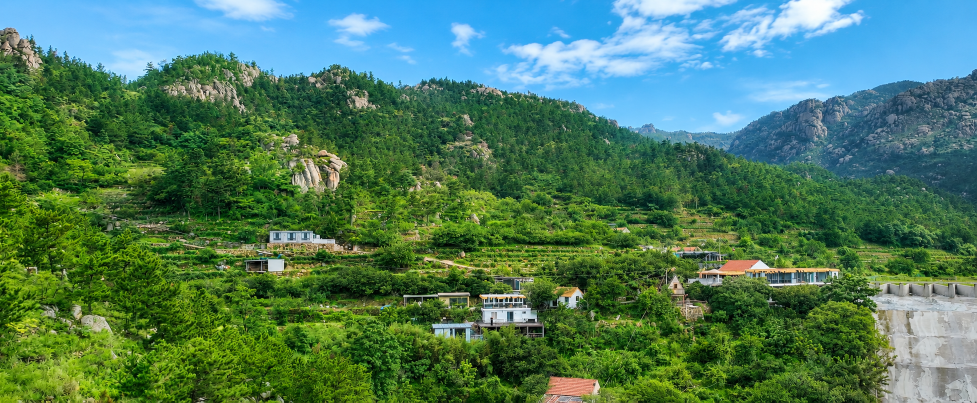
#> input picture 部分图片/山居介绍.png, 1953 x 805 px, found by its file name (shown at 1/2 size)
$ python make_tea_box_lineart_v3_photo_trace.py
#> lines starting #> are read from the running program, lines starting #| are printed output that depends on the picture; after the words box and inside, x2 and y2 are one past the last pixel; in counts of white or black regions, pixels touching at a corner belong together
from __future__ import annotations

import math
from pathlib import Path

import cv2
import numpy as np
from PIL import Image, ImageDraw


ROOT = Path(r"E:\AI编程\停云小程序")
SRC = ROOT / "部分图片" / "山居介绍.png"
OUT = ROOT / "输出_茶盒线稿"

DEEP_GREEN = "#0D3B1D"
GOLD = "#B88A45"
LIGHT_GOLD = "#D0A05A"


def sky_mask(rgb: np.ndarray) -> np.ndarray:
    hsv = cv2.cvtColor(rgb, cv2.COLOR_RGB2HSV)
    s, v = hsv[..., 1], hsv[..., 2]
    r = rgb[..., 0].astype(np.int16)
    g = rgb[..., 1].astype(np.int16)
    b = rgb[..., 2].astype(np.int16)
    yy = np.indices(s.shape)[0]
    sky = ((yy < 430) & (b > g + 5) & (b > r + 15) & (s > 25) & (v > 92)) | (
        (yy < 330) & (v > 176) & (s < 65)
    )
    sky = sky.astype(np.uint8) * 255
    return cv2.morphologyEx(sky, cv2.MORPH_CLOSE, np.ones((9, 9), np.uint8))


def edge_map(rgb: np.ndarray, mode: str) -> np.ndarray:
    gray = cv2.cvtColor(rgb, cv2.COLOR_RGB2GRAY)
    land = cv2.bitwise_not(sky_mask(rgb))
    land[:35, :] = 0
    if mode == "detail":
        src = cv2.GaussianBlur(gray, (5, 5), 0)
        edges = cv2.Canny(src, 28, 82, L2gradient=True)
    else:
        src = cv2.bilateralFilter(gray, 7, 45, 45)
        edges = cv2.Canny(src, 36, 112, L2gradient=True)
    edges = cv2.bitwise_and(edges, land)
    edges = cv2.bitwise_and(edges, cv2.bitwise_not(architecture_content_mask(rgb)))
    edges = cv2.morphologyEx(edges, cv2.MORPH_CLOSE, np.ones((2, 2), np.uint8))
    return edges


def architecture_mask(shape: tuple[int, int]) -> np.ndarray:
    h, w = shape
    mask = np.zeros((h, w), dtype=np.uint8)
    for x1, y1, x2, y2 in [
        (470, 405, 760, 585),
        (760, 535, 1165, 735),
        (1140, 430, 1715, 650),
        (1010, 690, 1325, 804),
    ]:
        mask[y1:y2, x1:x2] = 255
    return mask


def architecture_content_mask(rgb: np.ndarray) -> np.ndarray:
    hsv = cv2.cvtColor(rgb, cv2.COLOR_RGB2HSV)
    hue, sat, val = hsv[..., 0], hsv[..., 1], hsv[..., 2]
    region = architecture_mask(hue.shape)
    walls = ((region > 0) & (sat < 88) & (val > 108)).astype(np.uint8) * 255
    roofs = ((region > 0) & (((hue < 18) | (hue > 168)) & (sat > 48) & (val > 70))).astype(np.uint8) * 255
    content = cv2.bitwise_or(walls, roofs)
    content = cv2.morphologyEx(content, cv2.MORPH_OPEN, np.ones((2, 2), np.uint8))
    content = cv2.dilate(content, np.ones((9, 9), np.uint8), iterations=1)
    return content


def contour_line_paths(edges: np.ndarray, min_len: float, epsilon: float, limit: int) -> list[str]:
    contours, _ = cv2.findContours(edges, cv2.RETR_LIST, cv2.CHAIN_APPROX_NONE)
    items: list[tuple[float, str]] = []
    for c in contours:
        length = cv2.arcLength(c, False)
        if length < min_len:
            continue
        x, y, w, h = cv2.boundingRect(c)
        if w <= 2 and h <= 2:
            continue
        approx = cv2.approxPolyDP(c, epsilon, False)
        pts = approx.reshape(-1, 2)
        if len(pts) < 2:
            continue
        d = [f"M {pts[0, 0]:.1f} {pts[0, 1]:.1f}"]
        d.extend(f"L {x:.1f} {y:.1f}" for x, y in pts[1:])
        items.append((length, " ".join(d)))
    items.sort(reverse=True, key=lambda item: item[0])
    return [d for _, d in items[:limit]]


def protected_architecture_paths(rgb: np.ndarray) -> list[str]:
    gray = cv2.cvtColor(rgb, cv2.COLOR_RGB2GRAY)
    mask = architecture_mask(gray.shape)
    hsv = cv2.cvtColor(rgb, cv2.COLOR_RGB2HSV)
    hue, sat, val = hsv[..., 0], hsv[..., 1], hsv[..., 2]
    walls = ((mask > 0) & (sat < 88) & (val > 108)).astype(np.uint8) * 255
    walls = cv2.morphologyEx(walls, cv2.MORPH_OPEN, np.ones((2, 2), np.uint8))
    walls = cv2.morphologyEx(walls, cv2.MORPH_CLOSE, np.ones((4, 4), np.uint8))
    contours, _ = cv2.findContours(walls, cv2.RETR_EXTERNAL, cv2.CHAIN_APPROX_NONE)
    wall_paths = []
    for c in contours:
        if cv2.contourArea(c) < 20 or cv2.arcLength(c, True) < 18:
            continue
        approx = cv2.approxPolyDP(c, 0.9, True)
        pts = approx.reshape(-1, 2)
        if len(pts) < 3:
            continue
        d = [f"M {pts[0, 0]:.1f} {pts[0, 1]:.1f}"]
        d.extend(f"L {x:.1f} {y:.1f}" for x, y in pts[1:])
        d.append("Z")
        wall_paths.append(" ".join(d))

    roofs = ((mask > 0) & (((hue < 18) | (hue > 168)) & (sat > 48) & (val > 70))).astype(np.uint8) * 255
    content = cv2.bitwise_or(walls, roofs)
    content = cv2.dilate(content, np.ones((11, 11), np.uint8), iterations=1)

    edges = cv2.Canny(cv2.GaussianBlur(gray, (3, 3), 0), 42, 115, L2gradient=True)
    edges = cv2.bitwise_and(edges, content)
    lines = cv2.HoughLinesP(edges, 1, np.pi / 180, threshold=32, minLineLength=18, maxLineGap=4)
    if lines is None:
        return []
    paths = wall_paths[:260]
    seen = set()
    for raw in lines[:, 0, :]:
        x1, y1, x2, y2 = map(int, raw)
        dx, dy = x2 - x1, y2 - y1
        length = math.hypot(dx, dy)
        if length < 18:
            continue
        angle = abs(math.degrees(math.atan2(dy, dx)))
        angle = min(angle, 180 - angle)
        # Protect walls, windows, roof eaves. Avoid most long diagonal wires.
        if not (angle < 7 or abs(angle - 90) < 8):
            continue
        key = (round(min(x1, x2) / 4), round(max(x1, x2) / 4), round((y1 + y2) / 6), round(angle / 5))
        if key in seen:
            continue
        seen.add(key)
        paths.append(f"M {x1:.1f} {y1:.1f} L {x2:.1f} {y2:.1f}")
    return paths[:780]


def red_roof_paths(rgb: np.ndarray) -> list[str]:
    hsv = cv2.cvtColor(rgb, cv2.COLOR_RGB2HSV)
    hue, sat, val = hsv[..., 0], hsv[..., 1], hsv[..., 2]
    h, w = hue.shape
    mask = np.zeros((h, w), dtype=np.uint8)
    for x1, y1, x2, y2 in [
        (1140, 430, 1715, 650),
        (1010, 690, 1325, 804),
        (760, 535, 1165, 735),
    ]:
        mask[y1:y2, x1:x2] = 255
    roof = ((mask > 0) & (((hue < 18) | (hue > 168)) & (sat > 48) & (val > 70))).astype(np.uint8) * 255
    roof = cv2.morphologyEx(roof, cv2.MORPH_CLOSE, np.ones((5, 5), np.uint8))
    contours, _ = cv2.findContours(roof, cv2.RETR_EXTERNAL, cv2.CHAIN_APPROX_NONE)
    paths = []
    for c in contours:
        if cv2.contourArea(c) < 18 or cv2.arcLength(c, True) < 18:
            continue
        approx = cv2.approxPolyDP(c, 1.1, True)
        pts = approx.reshape(-1, 2)
        if len(pts) < 3:
            continue
        d = [f"M {pts[0, 0]:.1f} {pts[0, 1]:.1f}"]
        d.extend(f"L {x:.1f} {y:.1f}" for x, y in pts[1:])
        d.append("Z")
        paths.append(" ".join(d))
    return paths[:120]


def write_svg(path: Path, width: int, height: int, line_paths: list[str], arch_paths: list[str], roof_paths: list[str], quiet: bool):
    line_opacity = ".34" if quiet else ".46"
    arch_opacity = ".64" if quiet else ".72"
    with path.open("w", encoding="utf-8", newline="\n") as f:
        f.write(f'<svg xmlns="http://www.w3.org/2000/svg" width="{width}" height="{height}" viewBox="0 0 {width} {height}">\n')
        f.write("  <title>停云山居茶盒照片线稿</title>\n")
        f.write("  <desc>Photo-traced restrained line art for tea box packaging. Architecture is separated and protected with straight strokes.</desc>\n")
        f.write("  <style>\n")
        f.write("    svg { background: transparent; }\n")
        f.write(f"    .photo_linework {{ fill: none; stroke: {GOLD}; stroke-width: .58; stroke-linecap: round; stroke-linejoin: round; opacity: {line_opacity}; }}\n")
        f.write(f"    .architecture_protected {{ fill: none; stroke: {LIGHT_GOLD}; stroke-width: .82; stroke-linecap: round; stroke-linejoin: round; opacity: {arch_opacity}; }}\n")
        f.write(f"    .red_roof_forms {{ fill: none; stroke: {LIGHT_GOLD}; stroke-width: .76; stroke-linecap: round; stroke-linejoin: round; opacity: {arch_opacity}; }}\n")
        f.write("  </style>\n")
        f.write('  <g id="photo_linework" class="photo_linework">\n')
        for d in line_paths:
            f.write(f'    <path d="{d}" />\n')
        f.write("  </g>\n")
        f.write('  <g id="architecture_protected" class="architecture_protected">\n')
        for d in arch_paths:
            f.write(f'    <path d="{d}" />\n')
        f.write("  </g>\n")
        f.write('  <g id="red_roof_forms" class="red_roof_forms">\n')
        for d in roof_paths:
            f.write(f'    <path d="{d}" />\n')
        f.write("  </g>\n")
        f.write("</svg>\n")


def draw_preview(path: Path, width: int, height: int, line_paths: list[str], arch_paths: list[str], roof_paths: list[str], quiet: bool):
    img = Image.new("RGB", (width, height), DEEP_GREEN)
    draw = ImageDraw.Draw(img, "RGBA")
    line_alpha = 84 if quiet else 116
    for paths, rgba, stroke_w in [
        (line_paths, (184, 138, 69, line_alpha), 1),
        (arch_paths, (208, 160, 90, 165 if not quiet else 140), 1),
        (roof_paths, (208, 160, 90, 155 if not quiet else 132), 1),
    ]:
        for d in paths:
            vals = d.replace("M", "").replace("L", "").replace("Z", "").split()
            pts = [(float(vals[i]), float(vals[i + 1])) for i in range(0, len(vals), 2)]
            if len(pts) > 1:
                draw.line(pts, fill=rgba, width=stroke_w, joint="curve")
                if d.endswith("Z"):
                    draw.line([pts[-1], pts[0]], fill=rgba, width=stroke_w)
    img.save(path)


def main():
    OUT.mkdir(parents=True, exist_ok=True)
    rgb = np.array(Image.open(SRC).convert("RGB"))
#> rgb is the input picture: shape (805, 1953, 3); mean R, G, B 78.2, 123.3, 94.3
    height, width = rgb.shape[:2]
    arch = protected_architecture_paths(rgb)
#> in protected_architecture_paths, `walls = cv2.morphologyEx(walls, cv2.MORPH_CLOSE, np.ones((4, 4), np.ui..`:
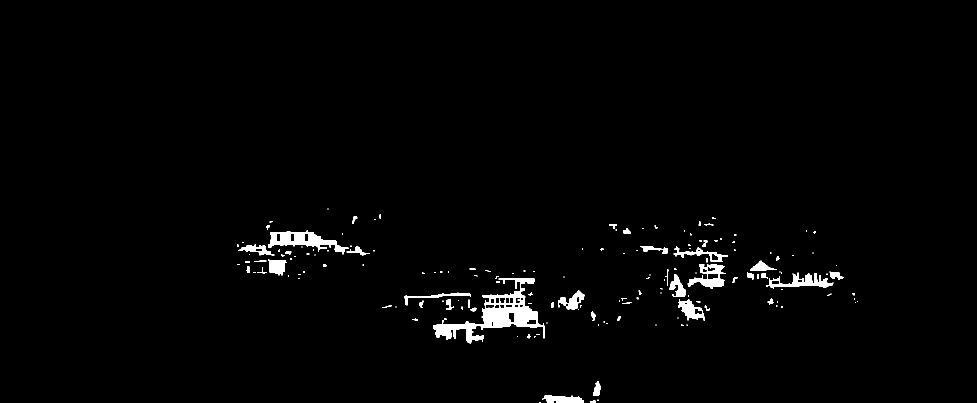
#> walls: shape (805, 1953) (shown at 1/2 size); 1.6% white; 160 white regions (101 under 20 px)
#> in protected_architecture_paths, `contours, _ = cv2.findContours(walls, cv2.RETR_EXTERNAL, cv2.CHAIN_APP..`: contours = 160 contours, 116 with area under 20; largest, box (x1, y1, x2, y2) and area: (866, 556, 1089, 687) 8308, (536, 461, 697, 509) 3076, (1375, 528, 1451, 577) 1841, (1532, 545, 1667, 577) 1539, (1356, 599, 1410, 641) 1124
#> the loop in protected_architecture_paths, `for c in contours:` made 160 passes
#> c on passes 1, 7, 12: [[1079, 804], [1080, 804]], [[1034, 672], [1034, 673], [1035, 673], [1035, 672]], [[1311, 649], [1311, 650], [1312, 650], [1312, 649]]
#> after the loop in protected_architecture_paths, `for c in contours:`: wall_paths = 44 items
#> in protected_architecture_paths, `lines = cv2.HoughLinesP(edges, 1, np.pi / 180, threshold=32, minLineLe..`: lines = 343 rows, first 6: [489, 520, 509, 520], [820, 590, 857, 590], [1393, 567, 1411, 566], [833, 604, 851, 602], [1372, 564, 1402, 566], [1365, 505, 1421, 505]
#> in protected_architecture_paths, `paths = wall_paths[:260]`: paths = 44 items
#> the loop in protected_architecture_paths, `for raw in lines[:, 0, :]:` made 343 passes
#> (x1, y1, x2, y2, dx, dy, length, angle) on passes 1 to 3: (489, 520, 509, 520, 20, 0, 20, 0), (820, 590, 857, 590, 37, 0, 37, 0), (1393, 567, 1411, 566, 18, -1, 18.03, 3.18)
#> after the loop in protected_architecture_paths, `for raw in lines[:, 0, :]:`: paths = 287 items; seen = 243 items
#> arch = 287 items
    roofs = red_roof_paths(rgb)
#> in red_roof_paths, `contours, _ = cv2.findContours(roof, cv2.RETR_EXTERNAL, cv2.CHAIN_APPR..`: contours = 52 contours, 39 with area under 20; largest, box (x1, y1, x2, y2) and area: (1090, 752, 1195, 805) 3368, (1397, 519, 1635, 557) 2328, (1341, 565, 1391, 628) 639, (1368, 494, 1391, 503) 146, (975, 592, 1049, 597) 92
#> the loop in red_roof_paths, `for c in contours:` made 52 passes
#> c on passes 5, 6, 7, 10, 11, 12, 13, 14: [[953, 664]], [[1083, 651]], [[1073, 651], [1074, 651], [1075, 651], [1074, 651]], [[930, 643]], [[1390, 638]], [[1391, 635]], [[983, 635], [984, 635], [985, 636], [984, 635]], [[1379, 629]]
#> after the loop in red_roof_paths, `for c in contours:`: paths = 13 items
#> roofs = 13 items

    quiet_edges = edge_map(rgb, "quiet")
#> in sky_mask, `g = rgb[..., 1].astype(np.int16)`:
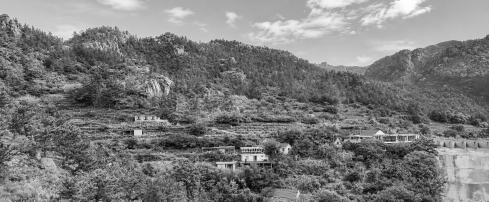
#> g: shape (805, 1953) int16 (shown at 1/4 size); min 0, max 255, mean 123.3
#> in sky_mask, `b = rgb[..., 2].astype(np.int16)`:
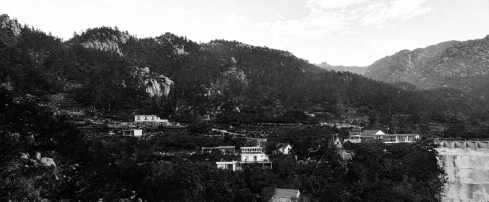
#> b: shape (805, 1953) int16 (shown at 1/4 size); min 0, max 255, mean 94.3
#> in edge_map, `edges = cv2.morphologyEx(edges, cv2.MORPH_CLOSE, np.ones((2, 2), np.ui..`:
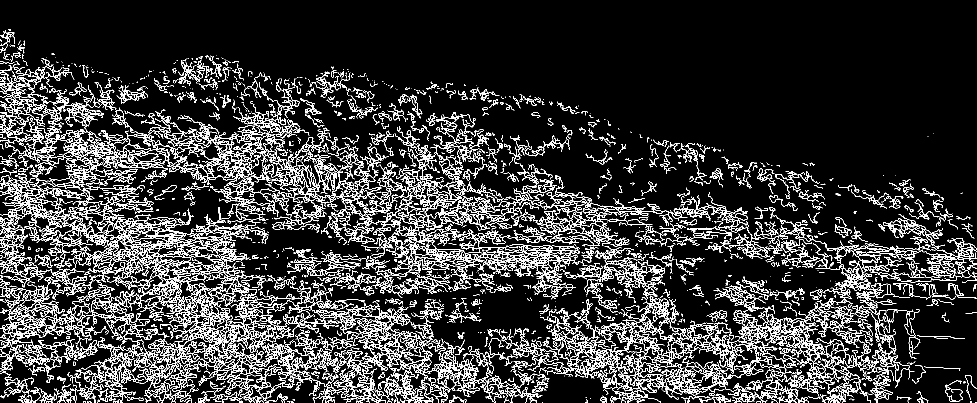
#> edges: shape (805, 1953) (shown at 1/2 size); 15.1% white in thin lines or dots
    quiet_paths = contour_line_paths(quiet_edges, min_len=7, epsilon=0.65, limit=9500)
#> in contour_line_paths, `contours, _ = cv2.findContours(edges, cv2.RETR_LIST, cv2.CHAIN_APPROX_..`: contours = 6431 contours, 3416 with area under 20; largest, box (x1, y1, x2, y2) and area: (0, 116, 1578, 805) 407162, (1080, 415, 1953, 805) 106579, (160, 296, 490, 469) 28277, (1575, 571, 1790, 735) 11425, (461, 644, 750, 782) 10795
#> the loop in contour_line_paths, `for c in contours:` made 6431 passes
#> (length, x, y, w, h) on passes 4, 6, 7: (13.24, 177, 803, 7, 2), (8.66, 1842, 801, 4, 4), (10.66, 1542, 802, 5, 3)
    write_svg(OUT / "停云山居_茶盒线稿_v3_照片描摹推荐版.svg", width, height, quiet_paths, arch, roofs, quiet=True)
#> the loop in write_svg, `for d in arch_paths:` made 287 passes
#> d on passes 45 to 47: 'M 489.0 520.0 L 509.0 520.0', 'M 820.0 590.0 L 857.0 590.0', 'M 1393.0 567.0 L 1411.0 566.0'
#> the loop in write_svg, `for d in roof_paths:` made 13 passes
    draw_preview(OUT / "停云山居_茶盒线稿_v3_照片描摹推荐版_深绿预览.png", width, height, quiet_paths, arch, roofs, quiet=True)
#> in draw_preview, `img = Image.new("RGB", (width, height), DEEP_GREEN)`:
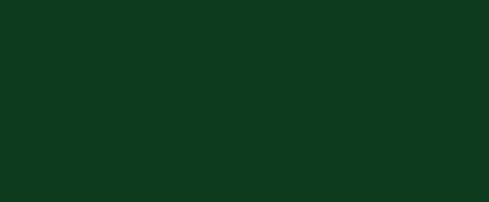
#> img: PIL image 1953x805 RGB (shown at 1/4 size); mean R, G, B 13, 59, 29
#> the loop in draw_preview, `for paths, rgba, stroke_w in [ (line_paths, (184, 138, 69, line_alpha)..` made 3 passes
#> rgba on passes 1 to 3: (184, 138, 69, 84), (208, 160, 90, 140), (208, 160, 90, 132)

    detail_edges = edge_map(rgb, "detail")
#> call 2 of edge_map, with mode = 'detail'
#> in edge_map (call 2), `edges = cv2.morphologyEx(edges, cv2.MORPH_CLOSE, np.ones((2, 2), np.ui..`:
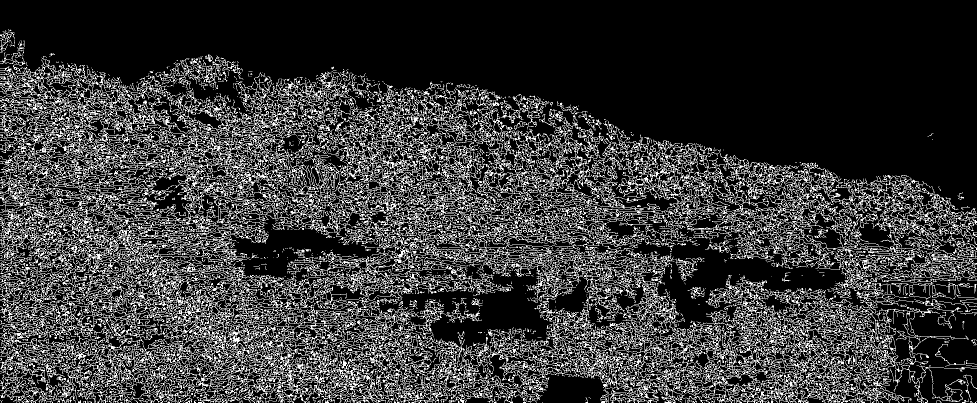
#> edges: shape (805, 1953) (shown at 1/2 size); 22.1% white in thin lines or dots
    detail_paths = contour_line_paths(detail_edges, min_len=6, epsilon=0.55, limit=14000)
#> the loop in contour_line_paths (call 2), `for c in contours:` made 12996 passes
#> c on passes 1 to 3: [[1562, 804]], [[1409, 804]], [[1085, 804]]
    write_svg(OUT / "停云山居_茶盒线稿_v3_照片描摹细节版.svg", width, height, detail_paths, arch, roofs, quiet=False)
#> the loop in write_svg (call 2), `for d in arch_paths:` made 287 passes
#> the loop in write_svg (call 2), `for d in roof_paths:` made 13 passes
    draw_preview(OUT / "停云山居_茶盒线稿_v3_照片描摹细节版_深绿预览.png", width, height, detail_paths, arch, roofs, quiet=False)
#> call 2 of draw_preview, with width = 1953, height = 805, quiet = False
#> the loop in draw_preview (call 2), `for paths, rgba, stroke_w in [ (line_paths, (184, 138, 69, line_alpha)..` made 3 passes
#> rgba on passes 1 to 3: (184, 138, 69, 116), (208, 160, 90, 165), (208, 160, 90, 155)
#> in draw_preview (call 2), `img.save(path)`:
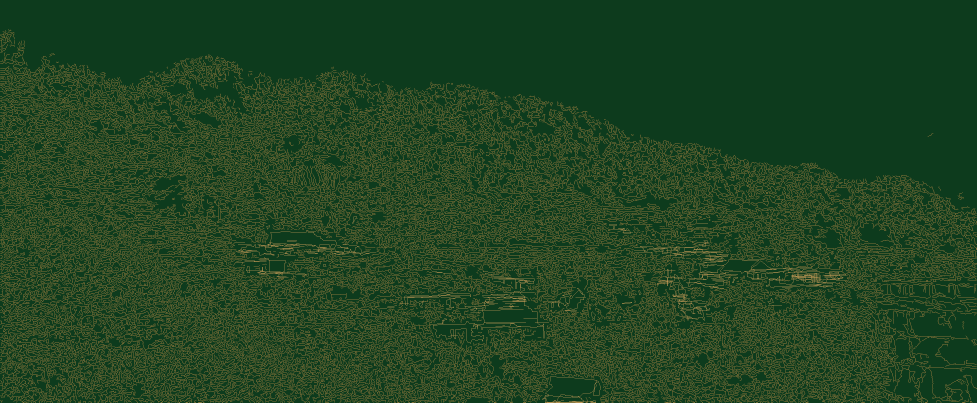
#> saved as 停云山居_茶盒线稿_v3_照片描摹细节版_深绿预览.png: PIL image 1953x805 RGB (shown at 1/2 size); mean R, G, B 33.4, 68.5, 33.8

    print("recommended_paths", len(quiet_paths), "detail_paths", len(detail_paths), "arch", len(arch), "roofs", len(roofs))
#| recommended_paths 6143 detail_paths 12628 arch 287 roofs 13


if __name__ == "__main__":
    main()
